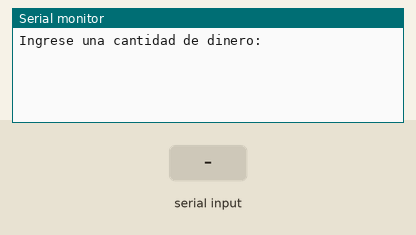
The sketch below on a simulated Arduino Uno, built with avr-gcc and run on an emulated ATmega328P. Parts: the last lines printed to the serial monitor. Inputs (shaded band) come from the test bench.

Above: at 1.2 s.
1.3 s: "90,45\n" received over Serial
At 2.1 s:
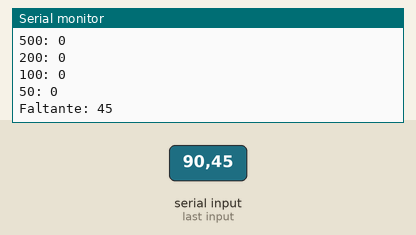
2.8 s: "30,150\n" received over Serial
At 4.7 s:
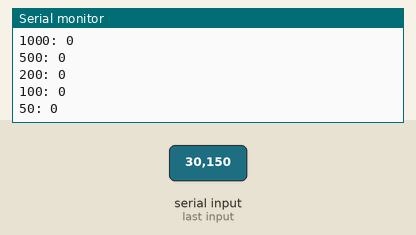
Timing chart, 0 to 6.2 s (numbered marks = the images above; inputs shaded):
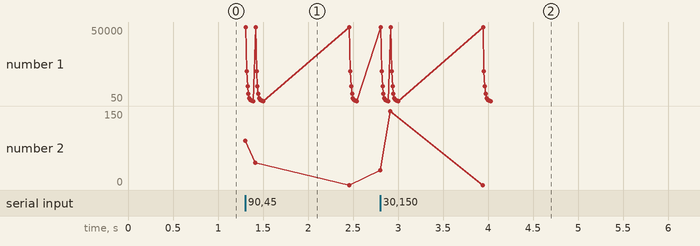

The sketch:

Problema-1.ino
```cpp
//Problema 1 https://www.tinkercad.com/things/k7DeisWRZXy-practica-2-p1
unsigned long int plata;

void setup() {
    Serial.begin(9600);
    Serial.println("Ingrese una cantidad de dinero:");
}

void loop() {
while (Serial.available() == 0) {
    }
    plata = Serial.parseInt();
    Serial.println(plata);
    if (plata >= 50000) {
        Serial.print("50000: ");
        Serial.println(plata / 50000);
        plata %= 50000;
    } else {
        Serial.println("50000: 0");
    }

    if (plata >= 20000) {
        Serial.print("20000: ");
        Serial.println(plata / 20000);
        plata %= 20000;
    } else {
        Serial.println("20000: 0");
    }

    if (plata >= 10000) {
        Serial.print("10000: ");
        Serial.println(plata / 10000);
        plata %= 10000;
    } else {
        Serial.println("10000: 0");
    }

    if (plata >= 5000) {
        Serial.print("5000: ");
        Serial.println(plata / 5000);
        plata %= 5000;
    } else {
        Serial.println("5000: 0");
    }

    if (plata >= 2000) {
        Serial.print("2000: ");
        Serial.println(plata / 2000);
        plata %= 2000;
    } else {
        Serial.println("2000: 0");
    }

    if (plata >= 1000) {
        Serial.print("1000: ");
        Serial.println(plata / 1000);
        plata %= 1000;
    } else {
        Serial.println("1000: 0");
    }

    if (plata >= 500) {
        Serial.print("500: ");
        Serial.println(plata / 500);
        plata %= 500;
    } else {
        Serial.println("500: 0");
    }

    if (plata >= 200) {
        Serial.print("200: ");
        Serial.println(plata / 200);
        plata %= 200;
    } else {
        Serial.println("200: 0");
    }

    if (plata >= 100) {
        Serial.print("100: ");
        Serial.println(plata / 100);
        plata %= 100;
    } else {
        Serial.println("100: 0");
    }

    if (plata >= 50) {
        Serial.print("50: ");
        Serial.println(plata / 50);
        plata %= 50;
    } else {
        Serial.println("50: 0");
    }

    if (plata > 0) {
        Serial.print("Faltante: ");
        Serial.println(plata);
    }

}
```

Measured:
- after the input at 1.3 s, the serial monitor: prints a new line at once (image 1)
- after the input at 2.8 s, the serial monitor: prints a new line at once (image 2)
